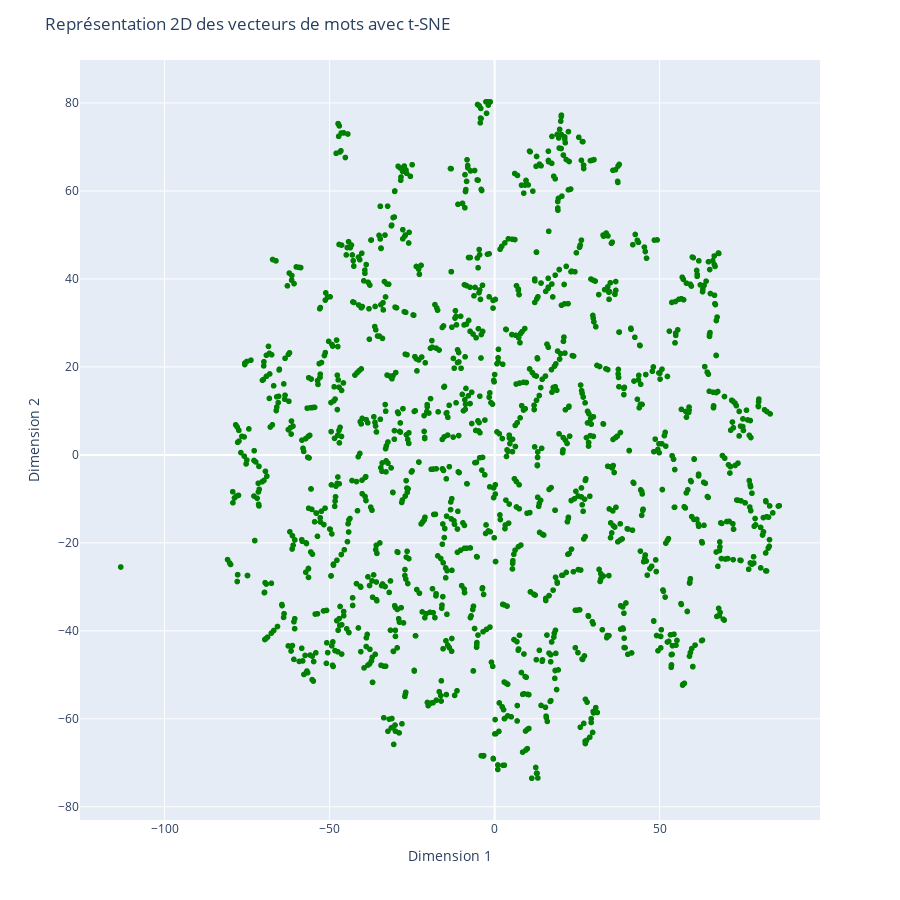

Here is the notebook cell this chart was saved with:
### Code cell
# Créer un graphique dynamique avec Plotly
fig = px.scatter(df_final[['content','embedding_prop_x','embedding_prop_y']], x='embedding_prop_x', y='embedding_prop_y', hover_name='content', color_discrete_sequence=['green'])
fig.update_traces(textposition='top center', showlegend=False)
fig.update_layout(title='Représentation 2D des phrases',
                  xaxis=dict(title='Dimension 1'),
                  yaxis=dict(title='Dimension 2'),
                  hoverlabel=dict(font_size=16),  # Ajuster la taille de la police pour l'étiquette de survol
                  width=900,  # Largeur de la figure en pixels
                  height=900)  # Hauteur de la figure en pixels)
fig.show()

### Figure 1 — Plotly figure (JSON) as saved in the notebook; plotly's stock layout.template omitted (floating-point values rounded to 4 significant figures; data arrays with more than 128 entries replaced by an {"elided": "..."} marker saying what was removed)
{"data": [{"hovertemplate": "<b>%{hovertext}</b><br><br>embedding_prop_x=%{x}<br>embedding_prop_y=%{y}<extra></extra>", "hovertext": {"elided": "1493 str values"}, "legendgroup": "", "marker": {"color": "green", "symbol": "circle"}, "mode": "markers", "name": "", "showlegend": false, "textposition": "top center", "type": "scattergl", "x": {"elided": "1493 float values"}, "xaxis": "x", "y": {"elided": "1493 float values"}, "yaxis": "y"}], "layout": {"height": 900, "hoverlabel": {"font": {"size": 16}}, "legend": {"tracegroupgap": 0}, "margin": {"t": 60}, "title": {"text": "Représentation 2D des vecteurs de mots avec t-SNE"}, "width": 900, "xaxis": {"anchor": "y", "domain": [0, 1], "title": {"text": "Dimension 1"}}, "yaxis": {"anchor": "x", "domain": [0, 1], "title": {"text": "Dimension 2"}}}}
